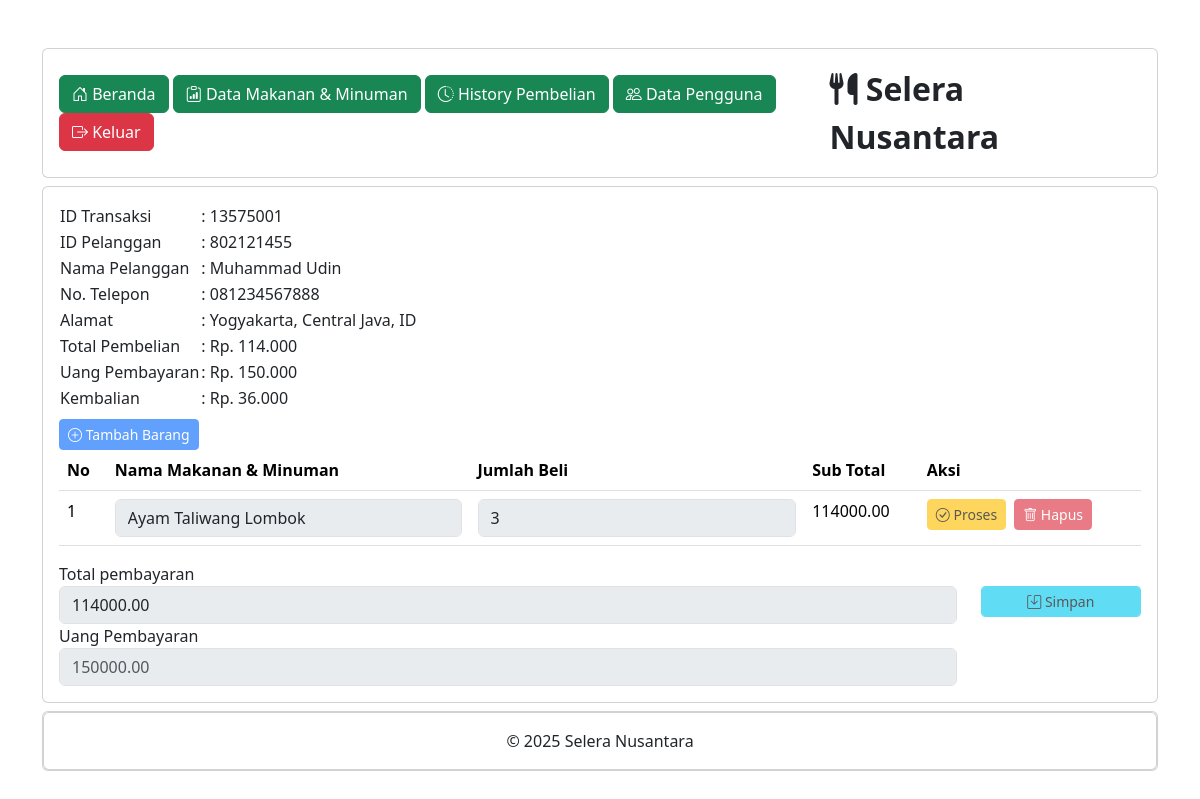
Screenshot of /administrator/detail_pembelian.php?PelangganID=802121455 (signed in) with the database file from the repository.
### tables this page shows
CREATE TABLE `penjualan` (
  `PenjualanID` int(11) NOT NULL,
  `TanggalPenjualan` datetime NOT NULL,
  `TotalHarga` decimal(16,2) NOT NULL,
  `UangBayar` decimal(10,2) NOT NULL,
  `Kembalian` decimal(10,2) NOT NULL,
  `PelangganID` int(11) NOT NULL,
  `update_at` timestamp NOT NULL DEFAULT current_timestamp() ON UPDATE current_timestamp()
);

CREATE TABLE `pelanggan` (
  `PelangganID` int(11) NOT NULL,
  `NamaPelanggan` varchar(255) NOT NULL,
  `Alamat` text NOT NULL,
  `NomorTelepon` varchar(15) NOT NULL,
  `update_at` timestamp NOT NULL DEFAULT current_timestamp() ON UPDATE current_timestamp()
);

CREATE TABLE `detailpenjualan` (
  `DetailID` int(11) NOT NULL,
  `PenjualanID` int(11) NOT NULL,
  `ProdukID` int(11) NOT NULL,
  `JumlahProduk` int(11) NOT NULL,
  `Subtotal` decimal(10,2) NOT NULL,
  `update_at` timestamp NOT NULL DEFAULT current_timestamp() ON UPDATE current_timestamp()
);

CREATE TABLE `produk` (
  `ProdukID` int(11) NOT NULL,
  `NamaProduk` varchar(255) NOT NULL,
  `Harga` decimal(10,2) NOT NULL,
  `Stok` int(11) NOT NULL,
  `update_at` timestamp NOT NULL DEFAULT current_timestamp() ON UPDATE current_timestamp()
);

### administrator/detail_pembelian.php (the view, shortened to what this page needs)
<?php
include "header.php";
include "navbar.php";
?>
<div class="card mt-2">
	<div class="card-body">
		<?php
		include '../koneksi.php';
		$PelangganID = $_GET['PelangganID'];
		$data = mysqli_query($koneksi, "SELECT * FROM pelanggan INNER JOIN penjualan ON pelanggan.PelangganID=penjualan.PelangganID");
		while ($d = mysqli_fetch_array($data)) {
		?>
			<?php if ($d['PelangganID'] == $PelangganID) { ?>
				<table>
					<tr>
						<td>ID Transaksi</td>
						<td>: <?php echo $d['PenjualanID']; ?></td>
					</tr>
					<tr>
						<td>ID Pelanggan</td>
						<td>: <?php echo $d['PelangganID']; ?></td>
					</tr>
					<tr>
						<td>Nama Pelanggan</td>
						<td>: <?php echo $d['NamaPelanggan']; ?></td>
					</tr>
					<tr>
						<td>No. Telepon</td>
						<td>: <?php echo $d['NomorTelepon']; ?></td>
					</tr>
					<tr>
						<td>Alamat</td>
						<td>: <?php echo $d['Alamat']; ?></td>
					</tr>
					<tr>
						<td>Total Pembelian</td>
						<td>: Rp. <?php echo number_format($d['TotalHarga'], 0, ',', '.'); ?></td>
					</tr>
					<tr>
						<td>Uang Pembayaran</td>
						<td>: Rp. <?php echo number_format($d['UangBayar'], 0, ',', '.'); ?></td>
					</tr>
					<tr>
						<td>Kembalian</td>
						<td>: Rp. <?php echo number_format($d['Kembalian'], 0, ',', '.'); ?></td>
					</tr>
				</table>
				<form method="post" action="tambah_detail_penjualan.php">
					<button type="submit" class="btn btn-primary btn-sm mt-2" disabled>
						<i class="bi bi-plus-circle"></i> Tambah Barang
					</button>
				</form>
				<table class="table">
					<thead>
						<tr>
							<th>No</th>
							<th>Nama Makanan & Minuman</th>
							<th>Jumlah Beli</th>
							<th>Sub Total</th>
							<th>Aksi</th>
						</tr>
					</thead>
					<tbody>
						<?php
						include '../koneksi.php';
						$nos = 1;
						$detailpenjualan = mysqli_query($koneksi, "SELECT * FROM detailpenjualan");
						while ($d_detailpenjualan = mysqli_fetch_array($detailpenjualan)) {
						?>
							<?php
							if ($d_detailpenjualan['PenjualanID'] == $d['PenjualanID']) { ?>
								<tr>
									<td><?php echo $nos++; ?></td>
									<td>
										<form action="simpan_barang_beli.php" method="post">
											<div class="form-group">
												<select name="ProdukID" class="form-control" onchange="this.form.submit()" disabled>
													<?php
													include '../koneksi.php';
													$produk = mysqli_query($koneksi, "SELECT * FROM produk");
													while ($d_produk = mysqli_fetch_array($produk)) {
													?>
														<option value="<?php echo $d_produk['ProdukID']; ?>" <?php if ($d_produk['ProdukID'] == $d_detailpenjualan['ProdukID']) {
																													echo "selected";
																												} ?>><?php echo $d_produk['NamaProduk']; ?></option>
													<?php } ?>
												</select>
											</div>
										</form>
									</td>
									<td>
										<form method="post" action="hitung_subtotal.php">
											<div class="form-group">
												<input type="number" name="JumlahProduk" value="<?php echo $d_detailpenjualan['JumlahProduk']; ?>" class="form-control" disabled>
											</div>
									</td>
									<td><?php echo $d_detailpenjualan['Subtotal']; ?></td>
									<td>
										<div class="d-flex gap-2">
											<button type="submit" class="btn btn-warning btn-sm" disabled><i class="bi bi-check-circle"></i> Proses</button>
											<form method="post" action="hapus_detail_pembelian.php">
												<button type="submit" class="btn btn-danger btn-sm" disabled><i class="bi bi-trash"></i> Hapus</button>
											</form>
										</div>
									</td>
								</tr>
							<?php } else {
							?>
						<?php
							}
						}
						?>
					</tbody>
				</table>
				<form method="post" action="simpan_total_harga.php">
					<?php
					include '../koneksi.php';
					$detailpenjualan = mysqli_query($koneksi, "SELECT SUM(Subtotal) AS TotalHarga FROM detailpenjualan WHERE PenjualanID='$d[PenjualanID]'");
					$row = mysqli_fetch_assoc($detailpenjualan);
					$sum = $row['TotalHarga'];
					?>
					<div class="row">
						<div class="col-sm-10">
							<div class="form-group">
								<label>Total pembayaran</label>
								<input type="text" class="form-control" name="TotalHarga" value="<?php echo $sum; ?>" disabled>
							</div>
							<div class="form-group">
								<label>Uang Pembayaran</label>
								<input type="number" class="form-control" name="UangBayar" placeholder="<?php echo $d['UangBayar']; ?>" required disabled>
							</div>
						</div>
						<div class="col-sm-2">
							<div class="form-group">
								<button class="btn btn-info btn-sm form-control" type="submit" disabled><i class="bi bi-save"></i> Simpan</button>
							</div>
						</div>
					</div>
				</form>
			<?php } else { ?>
		<?php
			}
		}
		?>
	</div>
</div>
<?php
include "footer.php";
?>

### rows the page displays
penjualan: PenjualanID "13575001", PelangganID "802121455", PelangganID.NamaPelanggan "Muhammad Udin", PelangganID.NomorTelepon "081234567888", PelangganID.Alamat "Yogyakarta, Central Java, ID", TotalHarga "114.000", UangBayar "150.000", Kembalian "36.000", TotalHarga "114000.00", UangBayar "150000.00"
detailpenjualan: ProdukID "Ayam Taliwang Lombok", JumlahProduk "3", Subtotal "114000.00"
